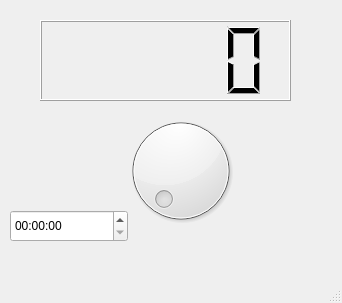
<?xml version="1.0" encoding="UTF-8"?>
<ui version="4.0">
 <class>MainWindow</class>
 <widget class="QMainWindow" name="MainWindow">
  <property name="geometry">
   <rect>
    <x>0</x>
    <y>0</y>
    <width>342</width>
    <height>303</height>
   </rect>
  </property>
  <property name="windowTitle">
   <string>MainWindow</string>
  </property>
  <widget class="QWidget" name="centralwidget">
   <widget class="QDial" name="dial">
    <property name="geometry">
     <rect>
      <x>90</x>
      <y>110</y>
      <width>181</width>
      <height>121</height>
     </rect>
    </property>
   </widget>
   <widget class="QLCDNumber" name="lcdNumber">
    <property name="enabled">
     <bool>true</bool>
    </property>
    <property name="geometry">
     <rect>
      <x>40</x>
      <y>20</y>
      <width>251</width>
      <height>81</height>
     </rect>
    </property>
   </widget>
   <widget class="QTimeEdit" name="timeEdit">
    <property name="geometry">
     <rect>
      <x>10</x>
      <y>210</y>
      <width>118</width>
      <height>32</height>
     </rect>
    </property>
   </widget>
  </widget>
  <widget class="QMenuBar" name="menubar">
   <property name="geometry">
    <rect>
     <x>0</x>
     <y>0</y>
     <width>342</width>
     <height>28</height>
    </rect>
   </property>
  </widget>
  <widget class="QStatusBar" name="statusbar"/>
 </widget>
 <resources/>
 <connections>
  <connection>
   <sender>dial</sender>
   <signal>valueChanged(int)</signal>
   <receiver>MainWindow</receiver>
   <slot>lcd_slot()</slot>
   <hints>
    <hint type="sourcelabel">
     <x>157</x>
     <y>203</y>
    </hint>
    <hint type="destinationlabel">
     <x>15</x>
     <y>173</y>
    </hint>
   </hints>
  </connection>
 </connections>
 <slots>
  <slot>lcd_slot()</slot>
 </slots>
</ui>
